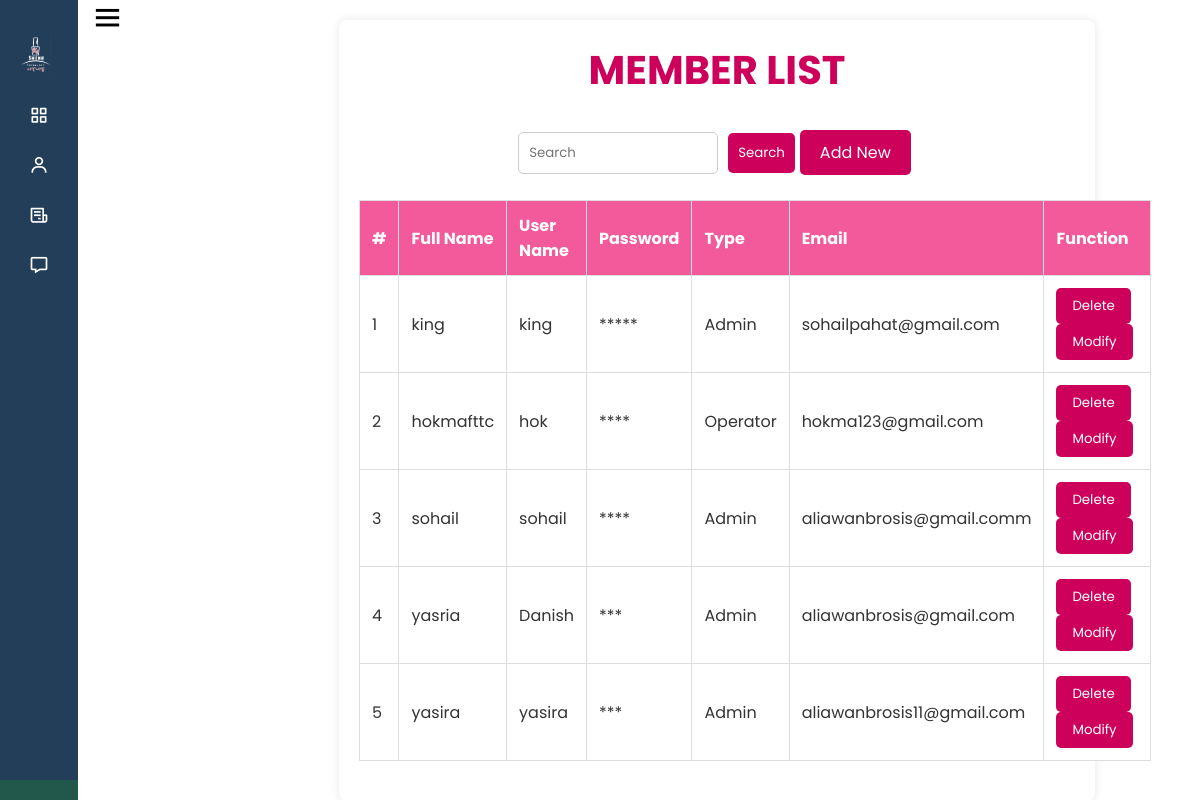
Page /member_list.php on the committed database.
### tables this page shows
CREATE TABLE IF NOT EXISTS `member` (
  `m_no` int(11) NOT NULL AUTO_INCREMENT,
  `m_fullname` varchar(30) NOT NULL,
  `m_name` varchar(20) NOT NULL,
  `m_password` varchar(255) NOT NULL,
  `m_role` int(11) DEFAULT NULL,
  `m_mail` varchar(30) NOT NULL,
  PRIMARY KEY (`m_no`)
);

### member_list.php (the view, shortened to what this page needs)
<?php
include 'common.php';
include "side_bar.php";
function decryptPassword($encryptedPassword, $key) {
    $decoded = base64_decode($encryptedPassword);
    list($encryptedData, $iv) = explode('::', $decoded, 2);
    return openssl_decrypt($encryptedData, 'aes-256-cbc', $key, 0, $iv);
}
$key = 'your-encryption-key-here';
?>
<!DOCTYPE html>
<html lang="en">
<head>
    <link rel="stylesheet" href="./css/member_list.css">
</head>
<body>
<?php
$items_per_page = 10;
$page = isset($_GET['page']) ? (int)$_GET['page'] : 1;
$offset = ($page - 1) * $items_per_page;
$search_query = isset($_GET['search']) ? $_GET['search'] : '';
$sql = "SELECT m_fullname, m_name, m_password, m_role, m_mail FROM member
        WHERE m_name LIKE ?
        ORDER BY m_no DESC
        LIMIT ?, ?";
$stmt = $conn->prepare($sql);
$search_param = "%$search_query%";
$stmt->bind_param('sii', $search_param, $offset, $items_per_page);
if ($stmt->execute() === false) {
    die("Error executing statement: " . $stmt->error);
}
$result = $stmt->get_result();
?>
<div class="container">
<h1>MEMBER LIST</h1>
<br>
    <div class="search-container">
        <input type="text" id="searchInput" placeholder="Search" value="<?php echo htmlspecialchars($search_query); ?>">
        <button onclick="searchMember()">Search</button>
        <a href="member_add.php" class="add-new">Add New</a>
    </div>
    <table>
        <thead>
            <tr>
                <th>#</th>
                <th>Full Name</th>
                <th>User Name</th>
                <th>Password</th>
                <th>Type</th>
                <th>Email</th>
                <th>Function</th>
            </tr>
        </thead>
        <tbody id="memberTable">
        <?php
              $counter = $offset + 1;
        if ($result->num_rows > 0) {
            while ($row = $result->fetch_assoc()) {
                echo "<tr>";
                echo "<td>" . $counter . "</td>";
                echo "<td>" . htmlspecialchars($row['m_fullname']) . "</td>";
                echo "<td>" . htmlspecialchars($row['m_name']) . "</td>";
                $decryptedPassword = decryptPassword($row['m_password'], $key);
                echo "<td>" . str_repeat('*', strlen($decryptedPassword)) . "</td>";
                echo "<td>" . ($row['m_role'] == 0 ? 'Admin' : 'Operator') . "</td>";
                echo "<td>" . htmlspecialchars($row['m_mail']) . "</td>";
                echo "<td>
                <button class='delete' onclick='confirmDelete(\"" . htmlspecialchars($row['m_name']) . "\")'>Delete</button>
                <a href='member_modify.php?user=" . htmlspecialchars($row['m_name']) . "'><button class='modify'>Modify</button></a>
              </td>";
                    echo "</tr>";
                    $counter++;
                }
            } else {
                echo "<tr><td colspan='6'>No members found</td></tr>";
            }
            ?>
        </tbody>
    </table>
</div>
</body>
</html>

### css/side_bar.css (style rules this page uses)
* { margin: 0; padding: 0; box-sizing: border-box; font-family: 'Poppins', sans-serif; }
body { display: flex; margin-right: 10%; }

### css/member_list.css (style rules this page uses)
.container { width: 70%; margin: 0px; margin-left:280px; background-color: #fff; padding: 20px; border-radius: 8px; box-shadow: 0 0 10px rgba(0, 0, 0, 0.1); margin-top: 20px; }
h1 { text-align: center; font-size: 40px; color: #cd015b; }
.search-container { display: flex; align-items: center; justify-content: center; margin-bottom: 20px; }
#searchInput { padding: 10px; border-radius: 5px; border: 1px solid #ccc; margin-right: 10px; width: 200px; }
.search-container button { background-color: #cd015b; border: none; padding: 10px; border-radius: 5px; cursor: pointer; color: white; }
.add-new { background-color: #cd015b; border: none; padding: 10px 20px; border-radius: 5px; cursor: pointer; font-size: 1em; margin-bottom: 20px; text-decoration: none; display: inline-block; color: #fff; transition: background-color 0.3s ease; margin: 5px; }
table { width: 100%; border-collapse: collapse; margin-bottom: 20px; }
th, td { padding: 12px; border: 1px solid #ddd; text-align: left; }
th { background-color: #f25a9c; color: #fff; }
td { background-color: white; color: #333; }
a { color: #2b6b5c; text-decoration: none; }
.delete, .modify { padding: 8px 16px; border: none; cursor: pointer; border-radius: 5px; transition: background-color 0.3s ease; margin-right: 5px; color: #fff; }
.delete { background-color: #cd015b; }
.modify { background-color: #cd015b; }

### member_list.php (style rules this page uses)
@media (min-width: 1024px) { .container { width: 70%; } }

### rows in the picture
member: m_fullname "king", m_name "king", m_password "*****", m_role "Admin", m_mail "sohailpahat@gmail.com"
member: m_fullname "hokmafttc", m_name "hok", m_password "****", m_role "Operator", m_mail "hokma123@gmail.com"
member: m_fullname "sohail", m_name "sohail", m_password "****", m_role "Admin", m_mail "aliawanbrosis@gmail.comm"
member: m_fullname "yasria", m_name "Danish", m_password "***", m_role "Admin", m_mail "aliawanbrosis@gmail.com"
member: m_fullname "yasira", m_name "yasira", m_password "***", m_role "Admin", m_mail "aliawanbrosis11@gmail.com"
